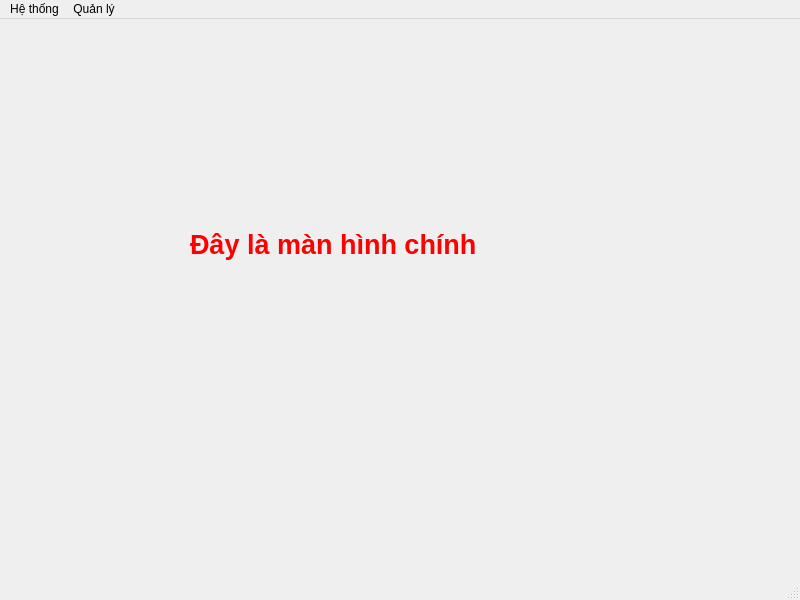
<?xml version="1.0" encoding="UTF-8"?>
<ui version="4.0">
 <class>MainWindow</class>
 <widget class="QMainWindow" name="MainWindow">
  <property name="geometry">
   <rect>
    <x>0</x>
    <y>0</y>
    <width>800</width>
    <height>600</height>
   </rect>
  </property>
  <property name="windowTitle">
   <string>MainWindow</string>
  </property>
  <widget class="QWidget" name="centralwidget">
   <widget class="QLabel" name="label">
    <property name="geometry">
     <rect>
      <x>190</x>
      <y>140</y>
      <width>311</width>
      <height>171</height>
     </rect>
    </property>
    <property name="font">
     <font>
      <pointsize>20</pointsize>
      <weight>75</weight>
      <bold>true</bold>
     </font>
    </property>
    <property name="text">
     <string>&lt;html&gt;&lt;head/&gt;&lt;body&gt;&lt;p&gt;&lt;span style=&quot; color:#ff0000;&quot;&gt;Đây là màn hình chính&lt;/span&gt;&lt;/p&gt;&lt;/body&gt;&lt;/html&gt;</string>
    </property>
   </widget>
  </widget>
  <widget class="QMenuBar" name="menubar">
   <property name="geometry">
    <rect>
     <x>0</x>
     <y>0</y>
     <width>800</width>
     <height>22</height>
    </rect>
   </property>
   <widget class="QMenu" name="menuH_th_ng">
    <property name="title">
     <string>Hệ thống</string>
    </property>
    <addaction name="actionthongtintaikhoan"/>
    <addaction name="separator"/>
    <addaction name="actiondoimatkhau"/>
    <addaction name="separator"/>
    <addaction name="actioncauhinhhethong"/>
    <addaction name="separator"/>
    <addaction name="actionthoatphanmem"/>
    <addaction name="separator"/>
   </widget>
   <widget class="QMenu" name="menuQu_n_l">
    <property name="title">
     <string>Quản lý</string>
    </property>
    <addaction name="actionQuanLySanPhamDanhMuc"/>
    <addaction name="separator"/>
    <addaction name="actionQuanLyDonHang"/>
    <addaction name="separator"/>
    <addaction name="actionQuanLyNhanVien"/>
   </widget>
   <addaction name="menuH_th_ng"/>
   <addaction name="menuQu_n_l"/>
  </widget>
  <widget class="QStatusBar" name="statusbar"/>
  <action name="actionthongtintaikhoan">
   <property name="icon">
    <iconset>
     <normaloff>../image/ic_thongtintaikhoan.png</normaloff>../image/ic_thongtintaikhoan.png</iconset>
   </property>
   <property name="text">
    <string>Thông tin tài khoản</string>
   </property>
   <property name="shortcut">
    <string>Ctrl+I</string>
   </property>
  </action>
  <action name="actiondoimatkhau">
   <property name="icon">
    <iconset>
     <normaloff>../image/ic_doimatkhau.png</normaloff>../image/ic_doimatkhau.png</iconset>
   </property>
   <property name="text">
    <string>Đổi mật khẩu</string>
   </property>
  </action>
  <action name="actioncauhinhhethong">
   <property name="icon">
    <iconset>
     <normaloff>../image/ic_cauhinh.png</normaloff>../image/ic_cauhinh.png</iconset>
   </property>
   <property name="text">
    <string>Cấu hình hệ thống</string>
   </property>
  </action>
  <action name="actionthoatphanmem">
   <property name="icon">
    <iconset>
     <normaloff>../image/ic_exit.png</normaloff>../image/ic_exit.png</iconset>
   </property>
   <property name="text">
    <string>Thoát phần mềm</string>
   </property>
  </action>
  <action name="actionQuanLySanPhamDanhMuc">
   <property name="icon">
    <iconset>
     <normaloff>../image/ic_quanly_sanpham.png</normaloff>../image/ic_quanly_sanpham.png</iconset>
   </property>
   <property name="text">
    <string>Quản lý sản phẩm - danh mục</string>
   </property>
  </action>
  <action name="actionQuanLyDonHang">
   <property name="icon">
    <iconset>
     <normaloff>../image/ic_quanlydonhang.png</normaloff>../image/ic_quanlydonhang.png</iconset>
   </property>
   <property name="text">
    <string>Quản lý đơn hàng</string>
   </property>
  </action>
  <action name="actionQuanLyNhanVien">
   <property name="icon">
    <iconset>
     <normaloff>../image/ic_quanly_nhanvien.png</normaloff>../image/ic_quanly_nhanvien.png</iconset>
   </property>
   <property name="text">
    <string>Quản lý nhân viên</string>
   </property>
  </action>
 </widget>
 <resources/>
 <connections/>
</ui>
